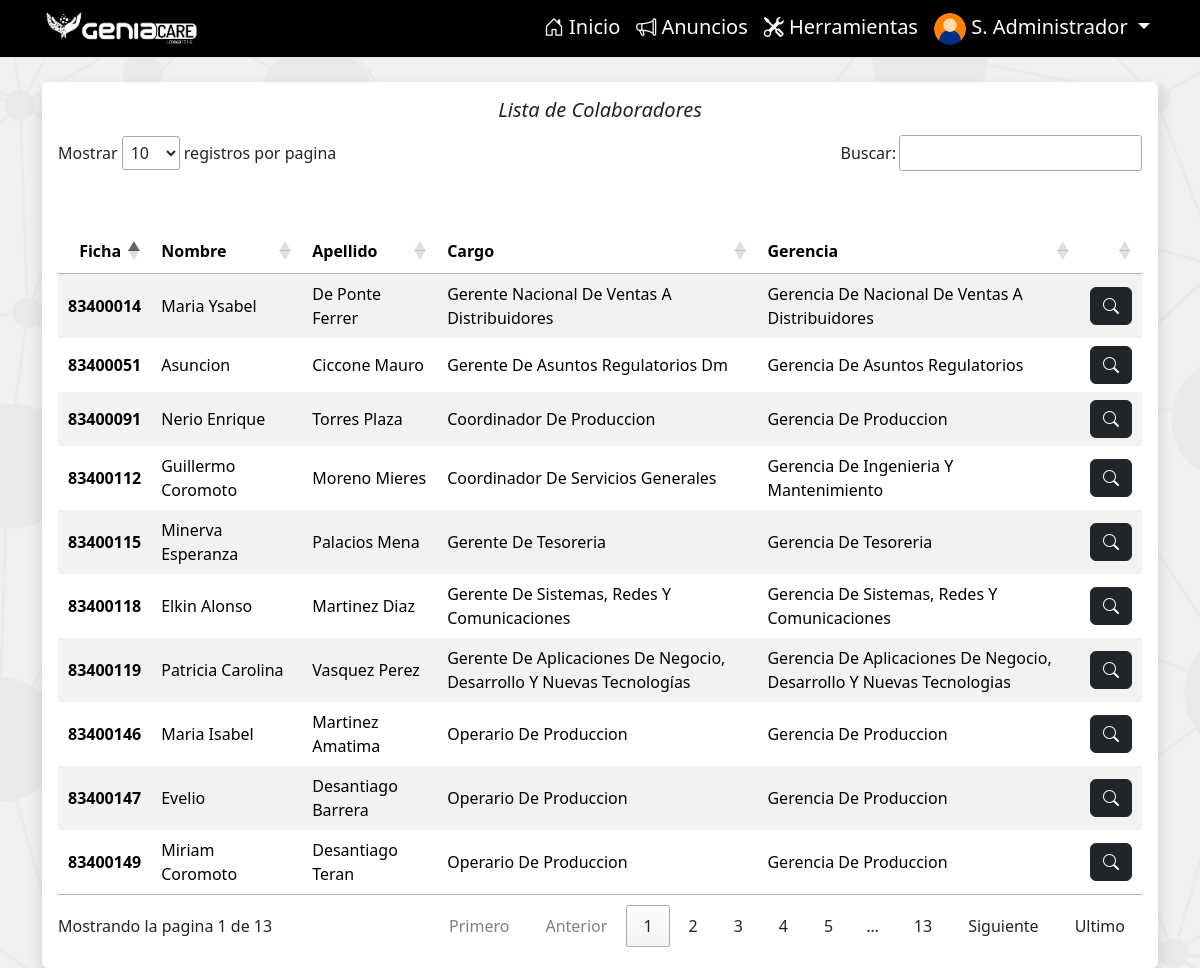
Page /search/ (signed in) on the committed database.
### performanceGC/models.py (models this page shows, shortened)
class Empleado(models.Model):
    imagen = models.ImageField(upload_to='images/', null=True, blank=True)
    nombre = models.TextField(max_length=200)
    apellido = models.TextField(max_length=200)
    cedula = models.IntegerField(default=0, unique=True)
    ficha = models.IntegerField(default=0, unique=True)
    ceco = models.CharField(max_length=15)
    fechaIngreso = models.DateField('Fecha de Ingreso', null=True, blank=True)
    fechaEgreso = models.DateField(null=True, blank=True)
    fechaNacimiento = models.DateField(null=True, blank=True)
    cargo = models.ForeignKey(Cargo, on_delete=models.CASCADE)
    usuario = models.OneToOneField(
        User, on_delete=models.CASCADE, null=True, blank=True)
    es_evaluado = models.BooleanField(default=True)
    history = HistoricalRecords()
    class Meta:
        ordering = ['ficha']
        verbose_name = 'Empleado'
        verbose_name_plural = 'Empleados'
    def __str__(self):
        return self.nombre + ' ' + self.apellido
    def get_short_name(self):
        return f'{self.nombre[0]}. {self.apellido.split()[0]}'.title()

class Cargo(models.Model):
    nombreText = models.CharField(max_length=200)
    supervisor = models.ForeignKey(
        'self', on_delete=models.CASCADE, null=True, blank=True)
    nivel = models.ForeignKey(Niveles, on_delete=models.CASCADE, null=True)
    gerencia = models.ForeignKey(Gerencia, on_delete=models.CASCADE, null=True, blank=True)
    direccion = models.ForeignKey(Direccion, on_delete=models.CASCADE, null=True, blank=True)
    nombre_infocent = models.CharField(max_length=200, null=True, blank=True)
    is_active = models.BooleanField(default=True)
    history = HistoricalRecords()
    class Meta:
        ordering = ['nivel', 'nombreText']
        verbose_name = 'Cargo'
        verbose_name_plural = 'Cargos'
    def __str__(self):
        return self.nombreText

class Gerencia(models.Model):
    nombreText = models.CharField(max_length=200)
    direccion = models.ForeignKey(
        Direccion, on_delete=models.SET_NULL, null=True)
    departamento = models.ForeignKey(
        Departamento, on_delete=models.SET_NULL, null=True)
    debajo = models.ForeignKey(
        'self', on_delete=models.CASCADE, null=True, blank=True)
    history = HistoricalRecords()
    class Meta:
        ordering = ['id']
        verbose_name = 'Gerencia'
        verbose_name_plural = 'Gerencias'
    def __str__(self):
        return f'Gerencia de {self.nombreText}'

### performanceGC/views.py (the view)
# urls.py: path('search/', views.masterEmployee, name='search'),
@login_required
def masterEmployee(request):
    if request.user.is_staff:
        empleados = Empleado.objects.all().order_by(
            'cargo__nivel__valor').exclude(fechaEgreso__isnull=False)
    else:
        empleados = request.user.empleado.subordinados()
    return render(request, 'master.html', {
        'empleados': empleados
    })

### performanceGC/templatetags/custom_tags.py (called while the page is built)
@register.filter
def get_file_url(file_field):
    try:
        return file_field.url
    except ValueError:
        return None

### performanceGC/templates/master.html (shortened to what this page needs)
{% extends 'main.html' %}
{% block content %}
<div class="container">
    <div class="row justify-content-center">
        <div class="col-md-12">
            <div class="table-responsive card card-body border-0 shadow mt-4">
                <h5 class="text-center  fst-italic"> Lista de Colaboradores </h5>
                <table class="table table-borderless table-striped table-hover mt-5 datatable" id="employeeTable">
                    <thead>
                        <tr>
                            <th scope="col">Ficha</th>
                            <th scope="col">Nombre</th>
                            <th scope="col">Apellido</th>
                            <th scope="col">Cargo</th>
                            <th scope="col">Gerencia</th>
                            <th scope="col"></th>
                        </tr>
                    </thead>
                    <tbody class="">
                        {% for empleado in empleados %}
                        <tr class="align-middle">
                            <th scope="row">{{empleado.ficha}}</th>
                            <td>{{empleado.nombre|title}}</td>
                            <td> {{empleado.apellido|title}}</td>
                            <td>{{empleado.cargo|title}}</td>
                            <td>{{empleado.cargo.gerencia|title}}</td>
                            <td><a class="btn btn-dark" href="{% url 'profile' empleado.ficha %}"><i
                                        class="bi bi-search"></i></a>
                            </td>
                        </tr>
                        {% endfor %}
                    </tbody>
                </table>
            </div>
        </div>
    </div>
</div>
{% endblock %}

### performanceGC/templates/partials/navbar.html (shortened to what this page needs)
{% load static %}
{% load custom_tags %}
<nav class="navbar navbar-expand-lg bg-black border-bottom border-bottom-dark py-1 sticky-md-top" >
  <div class="container">
    <a class="navbar-brand  py-0" href="{% url 'index' %}">
      <img src="{% static 'logo.png' %}" alt="GeniaCare" height="40" class="logo">
    </a>
    {% if user.is_authenticated %}
    <div class="collapse navbar-collapse" id="navbarSupportedContent">
      <ul class="navbar-nav ms-auto mb-2 mb-lg-0">
        <li class="nav-item-gc">
          <a class="nav-link text-white fs-5 bi bi-house-door" aria-current="page" href="{% url 'index' %}"> Inicio</a>
        </li>
        <li class="nav-item-gc">
          <a class="nav-link text-white fs-5 bi bi-megaphone" aria-current="page" href="{% url 'announcements' %}"> Anuncios</a>
        </li>
        {% if user.is_staff %}
        <li class="nav-item-gc">
          <button class="nav-link text-white fs-5 bi bi-tools" data-bs-toggle="offcanvas" href="#offcanvasTools" role="button"
            aria-controls="offcanvasTools"> Herramientas</button>
        </li>
        {% endif %}
        <li class="nav-item-g c dropdown ">
          <a class="nav-link dropdown-toggle text-white fs-5" href="" role="button" data-bs-toggle="dropdown"
            aria-expanded="false">
            {% with 'default-avatar.png' as default_avatar_name %}
                  {% static default_avatar_name as default_avatar_url %}
            <img src="{{ user.empleado.imagen|get_file_url|default:default_avatar_url }}"
                           alt="Sin imagen"
                           onerror="this.onerror=null;this.src='{{ default_avatar_url }}';"
                           class="rounded-circle"
                           style="width: 32px; height: 32px; image-rendering: auto; object-fit: cover;">
            {% endwith %}
            {{user.empleado.get_short_name}}
          </a>
        </li>
      </ul>
    </div>
    {% endif %}
  </div>
</nav>

### rows in the picture
Empleado: ficha "83400014", nombre "Maria Ysabel", apellido "De Ponte Ferrer", cargo "Gerente Nacional De Ventas A Distribuidores", cargo.gerencia "Gerencia De Nacional De Ventas A Distribuidores"
Empleado: ficha "83400118", nombre "Elkin Alonso", apellido "Martinez Diaz", cargo "Gerente De Sistemas, Redes Y Comunicaciones", cargo.gerencia "Gerencia De Sistemas, Redes Y Comunicaciones"
Empleado: ficha "83400119", nombre "Patricia Carolina", apellido "Vasquez Perez", cargo "Gerente De Aplicaciones De Negocio, Desarrollo Y Nuevas Tecnologías", cargo.gerencia "Gerencia De Aplicaciones De Negocio, Desarrollo Y Nuevas Tecnologias"
Empleado: ficha "83400115", nombre "Minerva Esperanza", apellido "Palacios Mena", cargo "Gerente De Tesoreria", cargo.gerencia "Gerencia De Tesoreria"
Empleado: ficha "83400051", nombre "Asuncion", apellido "Ciccone Mauro", cargo "Gerente De Asuntos Regulatorios Dm", cargo.gerencia "Gerencia De Asuntos Regulatorios"
Empleado: ficha "83400112", nombre "Guillermo Coromoto", apellido "Moreno Mieres", cargo "Coordinador De Servicios Generales", cargo.gerencia "Gerencia De Ingenieria Y Mantenimiento"
Empleado: ficha "83400091", nombre "Nerio Enrique", apellido "Torres Plaza", cargo "Coordinador De Produccion", cargo.gerencia "Gerencia De Produccion"
Empleado: ficha "83400146", nombre "Maria Isabel", apellido "Martinez Amatima", cargo "Operario De Produccion", cargo.gerencia "Gerencia De Produccion"
Empleado: ficha "83400147", nombre "Evelio", apellido "Desantiago Barrera", cargo "Operario De Produccion", cargo.gerencia "Gerencia De Produccion"
Empleado: ficha "83400149", nombre "Miriam Coromoto", apellido "Desantiago Teran", cargo "Operario De Produccion", cargo.gerencia "Gerencia De Produccion"

### other values in the picture
{{ user.empleado.get_short_name }} "S. Administrador"
